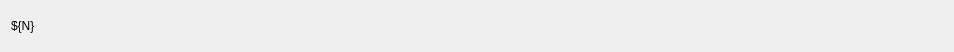
<?xml version="1.0" encoding="UTF-8"?>
<ui version="4.0">
 <class>Form</class>
 <widget class="QWidget" name="Form">
  <property name="geometry">
   <rect>
    <x>0</x>
    <y>0</y>
    <width>954</width>
    <height>52</height>
   </rect>
  </property>
  <property name="maximumSize">
   <size>
    <width>16777215</width>
    <height>60</height>
   </size>
  </property>
  <property name="windowTitle">
   <string>Form</string>
  </property>
  <layout class="QHBoxLayout" name="horizontalLayout_2">
   <item>
    <layout class="QHBoxLayout" name="horizontalLayout" stretch="1,1,1,1">
     <item>
      <widget class="QLabel" name="label">
       <property name="text">
        <string>&lt;html&gt;&lt;head/&gt;&lt;body&gt;&lt;p&gt;${N}&lt;/p&gt;&lt;/body&gt;&lt;/html&gt;</string>
       </property>
      </widget>
     </item>
     <item>
      <widget class="PyDMLabel" name="PyDMLabel_2">
       <property name="toolTip">
        <string/>
       </property>
       <property name="displayFormat" stdset="0">
        <enum>PyDMLabel::Default</enum>
       </property>
      </widget>
     </item>
     <item>
      <widget class="PyDMLabel" name="PyDMLabel">
       <property name="toolTip">
        <string/>
       </property>
       <property name="channel" stdset="0">
        <string>ca://${P}HEARTBEAT</string>
       </property>
      </widget>
     </item>
     <item>
      <widget class="PyDMByteIndicator" name="PyDMByteIndicator">
       <property name="maximumSize">
        <size>
         <width>16777215</width>
         <height>40</height>
        </size>
       </property>
       <property name="toolTip">
        <string/>
       </property>
       <property name="offColor" stdset="0">
        <color>
         <red>255</red>
         <green>100</green>
         <blue>103</blue>
        </color>
       </property>
       <property name="showLabels" stdset="0">
        <bool>false</bool>
       </property>
       <property name="circles" stdset="0">
        <bool>true</bool>
       </property>
      </widget>
     </item>
    </layout>
   </item>
  </layout>
 </widget>
 <customwidgets>
  <customwidget>
   <class>PyDMLabel</class>
   <extends>QLabel</extends>
   <header>pydm.widgets.label</header>
  </customwidget>
  <customwidget>
   <class>PyDMByteIndicator</class>
   <extends>QWidget</extends>
   <header>pydm.widgets.byte</header>
  </customwidget>
 </customwidgets>
 <resources/>
 <connections/>
</ui>
